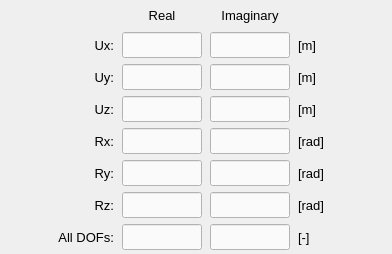
           <widget class="QFrame" name="frame_3">
            <property name="font">
             <font>
              <pointsize>10</pointsize>
             </font>
            </property>
            <property name="frameShape">
             <enum>QFrame::NoFrame</enum>
            </property>
            <property name="frameShadow">
             <enum>QFrame::Raised</enum>
            </property>
            <layout class="QGridLayout" name="gridLayout_8">
             <property name="leftMargin">
              <number>4</number>
             </property>
             <property name="topMargin">
              <number>4</number>
             </property>
             <property name="rightMargin">
              <number>4</number>
             </property>
             <property name="bottomMargin">
              <number>4</number>
             </property>
             <property name="horizontalSpacing">
              <number>8</number>
             </property>
             <item row="1" column="0">
              <spacer name="horizontalSpacer_5">
               <property name="orientation">
                <enum>Qt::Horizontal</enum>
               </property>
               <property name="sizeHint" stdset="0">
                <size>
                 <width>40</width>
                 <height>20</height>
                </size>
               </property>
              </spacer>
             </item>
             <item row="0" column="3">
              <widget class="QLabel" name="label_imaginary">
               <property name="minimumSize">
                <size>
                 <width>80</width>
                 <height>22</height>
                </size>
               </property>
               <property name="maximumSize">
                <size>
                 <width>80</width>
                 <height>22</height>
                </size>
               </property>
               <property name="font">
                <font>
                 <pointsize>10</pointsize>
                </font>
               </property>
               <property name="text">
                <string>Imaginary</string>
               </property>
               <property name="alignment">
                <set>Qt::AlignCenter</set>
               </property>
              </widget>
             </item>
             <item row="1" column="1">
              <widget class="QLabel" name="label_Ux_constant">
               <property name="minimumSize">
                <size>
                 <width>70</width>
                 <height>26</height>
                </size>
               </property>
               <property name="maximumSize">
                <size>
                 <width>70</width>
                 <height>26</height>
                </size>
               </property>
               <property name="font">
                <font>
                 <pointsize>10</pointsize>
                </font>
               </property>
               <property name="styleSheet">
                <string notr="true"/>
               </property>
               <property name="text">
                <string>Ux:</string>
               </property>
               <property name="alignment">
                <set>Qt::AlignRight|Qt::AlignTrailing|Qt::AlignVCenter</set>
               </property>
              </widget>
             </item>
             <item row="1" column="2">
              <widget class="QLineEdit" name="lineEdit_real_ux">
               <property name="minimumSize">
                <size>
                 <width>80</width>
                 <height>26</height>
                </size>
               </property>
               <property name="maximumSize">
                <size>
                 <width>80</width>
                 <height>26</height>
                </size>
               </property>
               <property name="font">
                <font>
                 <pointsize>10</pointsize>
                 <weight>50</weight>
                 <bold>false</bold>
                </font>
               </property>
               <property name="styleSheet">
                <string notr="true">QLineEdit{color: rgb(0, 0, 0); background-color: rgb(250, 250, 250)}
QLineEdit:disabled{color: rgb(100, 100, 100); background-color: rgb(240, 240, 240)}</string>
               </property>
               <property name="text">
                <string/>
               </property>
               <property name="alignment">
                <set>Qt::AlignCenter</set>
               </property>
              </widget>
             </item>
             <item row="1" column="3">
              <widget class="QLineEdit" name="lineEdit_imag_ux">
               <property name="minimumSize">
                <size>
                 <width>80</width>
                 <height>26</height>
                </size>
               </property>
               <property name="maximumSize">
                <size>
                 <width>80</width>
                 <height>26</height>
                </size>
               </property>
               <property name="font">
                <font>
                 <pointsize>10</pointsize>
                 <weight>50</weight>
                 <bold>false</bold>
                </font>
               </property>
               <property name="styleSheet">
                <string notr="true">QLineEdit{color: rgb(0, 0, 0); background-color: rgb(250, 250, 250)}
QLineEdit:disabled{color: rgb(100, 100, 100); background-color: rgb(240, 240, 240)}</string>
               </property>
               <property name="alignment">
                <set>Qt::AlignCenter</set>
               </property>
              </widget>
             </item>
             <item row="1" column="4">
              <widget class="QLabel" name="label_13">
               <property name="minimumSize">
                <size>
                 <width>50</width>
                 <height>26</height>
                </size>
               </property>
               <property name="maximumSize">
                <size>
                 <width>50</width>
                 <height>26</height>
                </size>
               </property>
               <property name="font">
                <font>
                 <pointsize>10</pointsize>
                 <weight>50</weight>
                 <italic>false</italic>
                 <bold>false</bold>
                </font>
               </property>
               <property name="text">
                <string>[m]</string>
               </property>
               <property name="alignment">
                <set>Qt::AlignLeading|Qt::AlignLeft|Qt::AlignVCenter</set>
               </property>
              </widget>
             </item>
             <item row="2" column="1">
              <widget class="QLabel" name="label_Uy_constant">
               <property name="minimumSize">
                <size>
                 <width>70</width>
                 <height>26</height>
                </size>
               </property>
               <property name="maximumSize">
                <size>
                 <width>70</width>
                 <height>26</height>
                </size>
               </property>
               <property name="font">
                <font>
                 <pointsize>10</pointsize>
                </font>
               </property>
               <property name="text">
                <string>Uy:</string>
               </property>
               <property name="alignment">
                <set>Qt::AlignRight|Qt::AlignTrailing|Qt::AlignVCenter</set>
               </property>
              </widget>
             </item>
             <item row="2" column="3">
              <widget class="QLineEdit" name="lineEdit_imag_uy">
               <property name="minimumSize">
                <size>
                 <width>80</width>
                 <height>26</height>
                </size>
               </property>
               <property name="maximumSize">
                <size>
                 <width>80</width>
                 <height>26</height>
                </size>
               </property>
               <property name="font">
                <font>
                 <pointsize>10</pointsize>
                 <weight>50</weight>
                 <bold>false</bold>
                </font>
               </property>
               <property name="styleSheet">
                <string notr="true">QLineEdit{color: rgb(0, 0, 0); background-color: rgb(250, 250, 250)}
QLineEdit:disabled{color: rgb(100, 100, 100); background-color: rgb(240, 240, 240)}</string>
               </property>
               <property name="alignment">
                <set>Qt::AlignCenter</set>
               </property>
              </widget>
             </item>
             <item row="2" column="4">
              <widget class="QLabel" name="label_14">
               <property name="minimumSize">
                <size>
                 <width>50</width>
                 <height>26</height>
                </size>
               </property>
               <property name="maximumSize">
                <size>
                 <width>50</width>
                 <height>26</height>
                </size>
               </property>
               <property name="font">
                <font>
                 <pointsize>10</pointsize>
                 <weight>50</weight>
                 <italic>false</italic>
                 <bold>false</bold>
                </font>
               </property>
               <property name="text">
                <string>[m]</string>
               </property>
               <property name="alignment">
                <set>Qt::AlignLeading|Qt::AlignLeft|Qt::AlignVCenter</set>
               </property>
              </widget>
             </item>
             <item row="2" column="2">
              <widget class="QLineEdit" name="lineEdit_real_uy">
               <property name="minimumSize">
                <size>
                 <width>80</width>
                 <height>26</height>
                </size>
               </property>
               <property name="maximumSize">
                <size>
                 <width>80</width>
                 <height>26</height>
                </size>
               </property>
               <property name="font">
                <font>
                 <pointsize>10</pointsize>
                 <weight>50</weight>
                 <bold>false</bold>
                </font>
               </property>
               <property name="styleSheet">
                <string notr="true">QLineEdit{color: rgb(0, 0, 0); background-color: rgb(250, 250, 250)}
QLineEdit:disabled{color: rgb(100, 100, 100); background-color: rgb(240, 240, 240)}</string>
               </property>
               <property name="alignment">
                <set>Qt::AlignCenter</set>
               </property>
              </widget>
             </item>
             <item row="3" column="1">
              <widget class="QLabel" name="label_Uz_constant">
               <property name="minimumSize">
                <size>
                 <width>70</width>
                 <height>26</height>
                </size>
               </property>
               <property name="maximumSize">
                <size>
                 <width>70</width>
                 <height>26</height>
                </size>
               </property>
               <property name="font">
                <font>
                 <pointsize>10</pointsize>
                </font>
               </property>
               <property name="text">
                <string>Uz:</string>
               </property>
               <property name="alignment">
                <set>Qt::AlignRight|Qt::AlignTrailing|Qt::AlignVCenter</set>
               </property>
              </widget>
             </item>
             <item row="0" column="2">
              <widget class="QLabel" name="label_real">
               <property name="minimumSize">
                <size>
                 <width>80</width>
                 <height>22</height>
                </size>
               </property>
               <property name="maximumSize">
                <size>
                 <width>80</width>
                 <height>22</height>
                </size>
               </property>
               <property name="font">
                <font>
                 <pointsize>10</pointsize>
                </font>
               </property>
               <property name="text">
                <string>Real</string>
               </property>
               <property name="alignment">
                <set>Qt::AlignCenter</set>
               </property>
              </widget>
             </item>
             <item row="5" column="4">
              <widget class="QLabel" name="label_17">
               <property name="minimumSize">
                <size>
                 <width>50</width>
                 <height>26</height>
                </size>
               </property>
               <property name="maximumSize">
                <size>
                 <width>50</width>
                 <height>26</height>
                </size>
               </property>
               <property name="font">
                <font>
                 <pointsize>10</pointsize>
                 <weight>50</weight>
                 <italic>false</italic>
                 <bold>false</bold>
                </font>
               </property>
               <property name="text">
                <string>[rad]</string>
               </property>
               <property name="alignment">
                <set>Qt::AlignLeading|Qt::AlignLeft|Qt::AlignVCenter</set>
               </property>
              </widget>
             </item>
             <item row="5" column="3">
              <widget class="QLineEdit" name="lineEdit_imag_ry">
               <property name="minimumSize">
                <size>
                 <width>80</width>
                 <height>26</height>
                </size>
               </property>
               <property name="maximumSize">
                <size>
                 <width>80</width>
                 <height>26</height>
                </size>
               </property>
               <property name="font">
                <font>
                 <pointsize>10</pointsize>
                 <weight>50</weight>
                 <bold>false</bold>
                </font>
               </property>
               <property name="styleSheet">
                <string notr="true">QLineEdit{color: rgb(0, 0, 0); background-color: rgb(250, 250, 250)}
QLineEdit:disabled{color: rgb(100, 100, 100); background-color: rgb(240, 240, 240)}</string>
               </property>
               <property name="alignment">
                <set>Qt::AlignCenter</set>
               </property>
              </widget>
             </item>
             <item row="6" column="1">
              <widget class="QLabel" name="label_Rz_constant">
               <property name="minimumSize">
                <size>
                 <width>70</width>
                 <height>26</height>
                </size>
               </property>
               <property name="maximumSize">
                <size>
                 <width>70</width>
                 <height>26</height>
                </size>
               </property>
               <property name="font">
                <font>
                 <pointsize>10</pointsize>
                </font>
               </property>
               <property name="text">
                <string>Rz:</string>
               </property>
               <property name="alignment">
                <set>Qt::AlignRight|Qt::AlignTrailing|Qt::AlignVCenter</set>
               </property>
              </widget>
             </item>
             <item row="6" column="4">
              <widget class="QLabel" name="label_15">
               <property name="minimumSize">
                <size>
                 <width>50</width>
                 <height>26</height>
                </size>
               </property>
               <property name="maximumSize">
                <size>
                 <width>50</width>
                 <height>26</height>
                </size>
               </property>
               <property name="font">
                <font>
                 <pointsize>10</pointsize>
                 <weight>50</weight>
                 <italic>false</italic>
                 <bold>false</bold>
                </font>
               </property>
               <property name="text">
                <string>[rad]</string>
               </property>
               <property name="alignment">
                <set>Qt::AlignLeading|Qt::AlignLeft|Qt::AlignVCenter</set>
               </property>
              </widget>
             </item>
             <item row="6" column="2">
              <widget class="QLineEdit" name="lineEdit_real_rz">
               <property name="minimumSize">
                <size>
                 <width>80</width>
                 <height>26</height>
                </size>
               </property>
               <property name="maximumSize">
                <size>
                 <width>80</width>
                 <height>26</height>
                </size>
               </property>
               <property name="font">
                <font>
                 <pointsize>10</pointsize>
                 <weight>50</weight>
                 <bold>false</bold>
                </font>
               </property>
               <property name="styleSheet">
                <string notr="true">QLineEdit{color: rgb(0, 0, 0); background-color: rgb(250, 250, 250)}
QLineEdit:disabled{color: rgb(100, 100, 100); background-color: rgb(240, 240, 240)}</string>
               </property>
               <property name="alignment">
                <set>Qt::AlignCenter</set>
               </property>
              </widget>
             </item>
             <item row="6" column="3">
              <widget class="QLineEdit" name="lineEdit_imag_rz">
               <property name="minimumSize">
                <size>
                 <width>80</width>
                 <height>26</height>
                </size>
               </property>
               <property name="maximumSize">
                <size>
                 <width>80</width>
                 <height>26</height>
                </size>
               </property>
               <property name="font">
                <font>
                 <pointsize>10</pointsize>
                 <weight>50</weight>
                 <bold>false</bold>
                </font>
               </property>
               <property name="styleSheet">
                <string notr="true">QLineEdit{color: rgb(0, 0, 0); background-color: rgb(250, 250, 250)}
QLineEdit:disabled{color: rgb(100, 100, 100); background-color: rgb(240, 240, 240)}</string>
               </property>
               <property name="alignment">
                <set>Qt::AlignCenter</set>
               </property>
              </widget>
             </item>
             <item row="7" column="1">
              <widget class="QLabel" name="label_18">
               <property name="minimumSize">
                <size>
                 <width>70</width>
                 <height>26</height>
                </size>
               </property>
               <property name="maximumSize">
                <size>
                 <width>70</width>
                 <height>26</height>
                </size>
               </property>
               <property name="font">
                <font>
                 <pointsize>10</pointsize>
                </font>
               </property>
               <property name="text">
                <string>All DOFs:</string>
               </property>
               <property name="alignment">
                <set>Qt::AlignRight|Qt::AlignTrailing|Qt::AlignVCenter</set>
               </property>
              </widget>
             </item>
             <item row="7" column="3">
              <widget class="QLineEdit" name="lineEdit_imag_alldofs">
               <property name="minimumSize">
                <size>
                 <width>80</width>
                 <height>26</height>
                </size>
               </property>
               <property name="maximumSize">
                <size>
                 <width>80</width>
                 <height>26</height>
                </size>
               </property>
               <property name="font">
                <font>
                 <pointsize>10</pointsize>
                 <weight>50</weight>
                 <bold>false</bold>
                </font>
               </property>
               <property name="styleSheet">
                <string notr="true">QLineEdit{color: rgb(0, 0, 0); background-color: rgb(250, 250, 250)}
QLineEdit:disabled{color: rgb(100, 100, 100); background-color: rgb(240, 240, 240)}</string>
               </property>
               <property name="alignment">
                <set>Qt::AlignCenter</set>
               </property>
              </widget>
             </item>
             <item row="7" column="2">
              <widget class="QLineEdit" name="lineEdit_real_alldofs">
               <property name="minimumSize">
                <size>
                 <width>80</width>
                 <height>26</height>
                </size>
               </property>
               <property name="maximumSize">
                <size>
                 <width>80</width>
                 <height>26</height>
                </size>
               </property>
               <property name="font">
                <font>
                 <pointsize>10</pointsize>
                 <weight>50</weight>
                 <bold>false</bold>
                </font>
               </property>
               <property name="styleSheet">
                <string notr="true">QLineEdit{color: rgb(0, 0, 0); background-color: rgb(250, 250, 250)}
QLineEdit:disabled{color: rgb(100, 100, 100); background-color: rgb(240, 240, 240)}</string>
               </property>
               <property name="alignment">
                <set>Qt::AlignCenter</set>
               </property>
              </widget>
             </item>
             <item row="7" column="4">
              <widget class="QLabel" name="label_27">
               <property name="minimumSize">
                <size>
                 <width>50</width>
                 <height>26</height>
                </size>
               </property>
               <property name="maximumSize">
                <size>
                 <width>50</width>
                 <height>26</height>
                </size>
               </property>
               <property name="font">
                <font>
                 <pointsize>10</pointsize>
                 <weight>50</weight>
                 <italic>false</italic>
                 <bold>false</bold>
                </font>
               </property>
               <property name="text">
                <string>[-]</string>
               </property>
               <property name="alignment">
                <set>Qt::AlignLeading|Qt::AlignLeft|Qt::AlignVCenter</set>
               </property>
              </widget>
             </item>
             <item row="3" column="2">
              <widget class="QLineEdit" name="lineEdit_real_uz">
               <property name="minimumSize">
                <size>
                 <width>80</width>
                 <height>26</height>
                </size>
               </property>
               <property name="maximumSize">
                <size>
                 <width>80</width>
                 <height>26</height>
                </size>
               </property>
               <property name="font">
                <font>
                 <pointsize>10</pointsize>
                 <weight>50</weight>
                 <bold>false</bold>
                </font>
               </property>
               <property name="styleSheet">
                <string notr="true">QLineEdit{color: rgb(0, 0, 0); background-color: rgb(250, 250, 250)}
QLineEdit:disabled{color: rgb(100, 100, 100); background-color: rgb(240, 240, 240)}</string>
               </property>
               <property name="alignment">
                <set>Qt::AlignCenter</set>
               </property>
              </widget>
             </item>
             <item row="3" column="3">
              <widget class="QLineEdit" name="lineEdit_imag_uz">
               <property name="minimumSize">
                <size>
                 <width>80</width>
                 <height>26</height>
                </size>
               </property>
               <property name="maximumSize">
                <size>
                 <width>80</width>
                 <height>26</height>
                </size>
               </property>
               <property name="font">
                <font>
                 <pointsize>10</pointsize>
                 <weight>50</weight>
                 <bold>false</bold>
                </font>
               </property>
               <property name="styleSheet">
                <string notr="true">QLineEdit{color: rgb(0, 0, 0); background-color: rgb(250, 250, 250)}
QLineEdit:disabled{color: rgb(100, 100, 100); background-color: rgb(240, 240, 240)}</string>
               </property>
               <property name="alignment">
                <set>Qt::AlignCenter</set>
               </property>
              </widget>
             </item>
             <item row="3" column="4">
              <widget class="QLabel" name="label_21">
               <property name="minimumSize">
                <size>
                 <width>50</width>
                 <height>26</height>
                </size>
               </property>
               <property name="maximumSize">
                <size>
                 <width>50</width>
                 <height>26</height>
                </size>
               </property>
               <property name="font">
                <font>
                 <pointsize>10</pointsize>
                 <weight>50</weight>
                 <italic>false</italic>
                 <bold>false</bold>
                </font>
               </property>
               <property name="text">
                <string>[m]</string>
               </property>
               <property name="alignment">
                <set>Qt::AlignLeading|Qt::AlignLeft|Qt::AlignVCenter</set>
               </property>
              </widget>
             </item>
             <item row="4" column="1">
              <widget class="QLabel" name="label_Rx_constant">
               <property name="minimumSize">
                <size>
                 <width>70</width>
                 <height>26</height>
                </size>
               </property>
               <property name="maximumSize">
                <size>
                 <width>70</width>
                 <height>26</height>
                </size>
               </property>
               <property name="font">
                <font>
                 <pointsize>10</pointsize>
                </font>
               </property>
               <property name="text">
                <string>Rx:</string>
               </property>
               <property name="alignment">
                <set>Qt::AlignRight|Qt::AlignTrailing|Qt::AlignVCenter</set>
               </property>
              </widget>
             </item>
             <item row="4" column="2">
              <widget class="QLineEdit" name="lineEdit_real_rx">
               <property name="minimumSize">
                <size>
                 <width>80</width>
                 <height>26</height>
                </size>
               </property>
               <property name="maximumSize">
                <size>
                 <width>80</width>
                 <height>26</height>
                </size>
               </property>
               <property name="font">
                <font>
                 <pointsize>10</pointsize>
                 <weight>50</weight>
                 <bold>false</bold>
                </font>
               </property>
               <property name="styleSheet">
                <string notr="true">QLineEdit{color: rgb(0, 0, 0); background-color: rgb(250, 250, 250)}
QLineEdit:disabled{color: rgb(100, 100, 100); background-color: rgb(240, 240, 240)}</string>
               </property>
               <property name="alignment">
                <set>Qt::AlignCenter</set>
               </property>
              </widget>
             </item>
             <item row="4" column="3">
              <widget class="QLineEdit" name="lineEdit_imag_rx">
               <property name="minimumSize">
                <size>
                 <width>80</width>
                 <height>26</height>
                </size>
               </property>
               <property name="maximumSize">
                <size>
                 <width>80</width>
                 <height>26</height>
                </size>
               </property>
               <property name="font">
                <font>
                 <pointsize>10</pointsize>
                 <weight>50</weight>
                 <bold>false</bold>
                </font>
               </property>
               <property name="styleSheet">
                <string notr="true">QLineEdit{color: rgb(0, 0, 0); background-color: rgb(250, 250, 250)}
QLineEdit:disabled{color: rgb(100, 100, 100); background-color: rgb(240, 240, 240)}</string>
               </property>
               <property name="alignment">
                <set>Qt::AlignCenter</set>
               </property>
              </widget>
             </item>
             <item row="4" column="4">
              <widget class="QLabel" name="label_16">
               <property name="minimumSize">
                <size>
                 <width>50</width>
                 <height>26</height>
                </size>
               </property>
               <property name="maximumSize">
                <size>
                 <width>50</width>
                 <height>26</height>
                </size>
               </property>
               <property name="font">
                <font>
                 <pointsize>10</pointsize>
                 <weight>50</weight>
                 <italic>false</italic>
                 <bold>false</bold>
                </font>
               </property>
               <property name="text">
                <string>[rad]</string>
               </property>
               <property name="alignment">
                <set>Qt::AlignLeading|Qt::AlignLeft|Qt::AlignVCenter</set>
               </property>
              </widget>
             </item>
             <item row="5" column="1">
              <widget class="QLabel" name="label_Ry_constant">
               <property name="minimumSize">
                <size>
                 <width>70</width>
                 <height>26</height>
                </size>
               </property>
               <property name="maximumSize">
                <size>
                 <width>70</width>
                 <height>26</height>
                </size>
               </property>
               <property name="font">
                <font>
                 <pointsize>10</pointsize>
                </font>
               </property>
               <property name="text">
                <string>Ry:</string>
               </property>
               <property name="alignment">
                <set>Qt::AlignRight|Qt::AlignTrailing|Qt::AlignVCenter</set>
               </property>
              </widget>
             </item>
             <item row="5" column="2">
              <widget class="QLineEdit" name="lineEdit_real_ry">
               <property name="minimumSize">
                <size>
                 <width>80</width>
                 <height>26</height>
                </size>
               </property>
               <property name="maximumSize">
                <size>
                 <width>80</width>
                 <height>26</height>
                </size>
               </property>
               <property name="font">
                <font>
                 <pointsize>10</pointsize>
                 <weight>50</weight>
                 <bold>false</bold>
                </font>
               </property>
               <property name="styleSheet">
                <string notr="true">QLineEdit{color: rgb(0, 0, 0); background-color: rgb(250, 250, 250)}
QLineEdit:disabled{color: rgb(100, 100, 100); background-color: rgb(240, 240, 240)}</string>
               </property>
               <property name="alignment">
                <set>Qt::AlignCenter</set>
               </property>
              </widget>
             </item>
             <item row="1" column="5">
              <spacer name="horizontalSpacer_6">
               <property name="orientation">
                <enum>Qt::Horizontal</enum>
               </property>
               <property name="sizeHint" stdset="0">
                <size>
                 <width>40</width>
                 <height>20</height>
                </size>
               </property>
              </spacer>
             </item>
            </layout>
           </widget>
